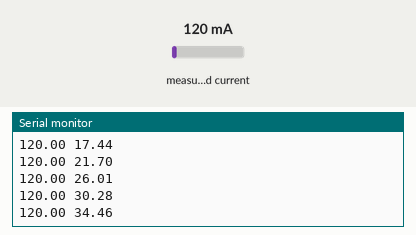
Bench run of a sketch on a simulated Arduino Uno, built with avr-gcc and run on an emulated ATmega328P. On the bench: the last lines printed to the serial monitor. The inputs (shaded band) are chosen by the test bench; at power-on: measured current 120 mA.

Above: at 1.2 s.
1.3 s: measured current set to 40 mA
At 1.35 s:
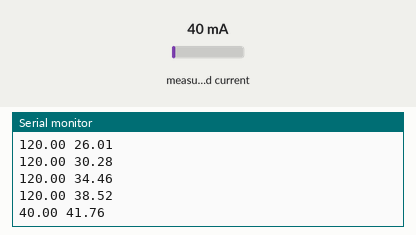
2.8 s: measured current set to 500 mA
At 2.89 s:
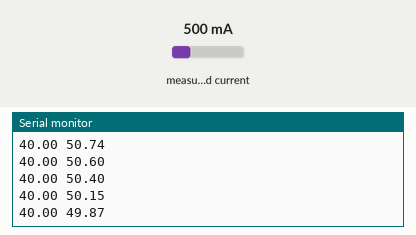
Timing chart, 0 to 5.8 s (numbered marks = the images above; inputs shaded):
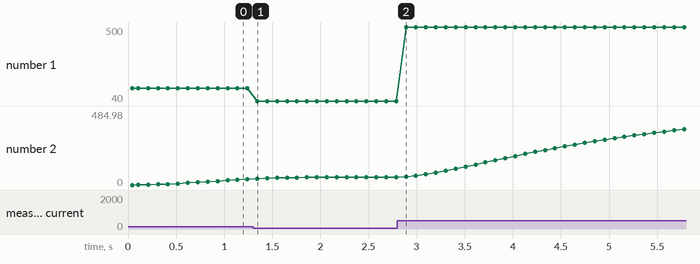

The sketch:

Kalman_Filter.ino
```cpp
#include <Wire.h>
// #include <Adafruit_INA219.h>
#include <Adafruit_INA260.h>

Adafruit_INA260 ina260 = Adafruit_INA260();
// Adafruit_INA219 ina219;

void setup() {
  // put your setup code here, to run once:
  Serial.begin(9600);
  while (!Serial)
  {
    delay(1);
  }


Serial.println("Adafruit INA260 Test");

  if (!ina260.begin()) {
    Serial.println("Couldn't find INA260 chip");
    while (1);
  }
  Serial.println("Found INA260 chip");
}

void loop() {

  // float current_mA = ina219.getCurrent_mA();
  float current_mA = ina260.readCurrent();

  float iir_current = iir_filter(current_mA);
  float current = kalman(iir_current);


  Serial.print(current_mA);
  Serial.print(" ");
  Serial.println(current);
  // Serial.println(iir_current);

  delay(100);
}

float kalman(float U){
  static float R = 83;
  if(U<0){
    R = 30;
  }
   //0.33
  static const float H = 1.0;
  static float Q = 3;
  static float P = 0;
  static float U_HAT = 0;
  static float K = 0;

  K = P*H/(H*P*H+R);
  U_HAT += K*(U-H*U_HAT);

  P = (1-K*H)*P+Q;

  return U_HAT;


}

float iir_filter(float inputVal) {

  const float x = 0.95;
  static float outputVal = 0;

  outputVal = outputVal * x + inputVal * (1-x);
  return outputVal;
}
```

Measured:
- after the input at 1.3 s, the serial monitor: prints a new line at once (image 1)
- plotted number 1: 120 → 40 after the input at 1.3 s
- plotted number 2: 38.52 → 49.87 after the input at 1.3 s
